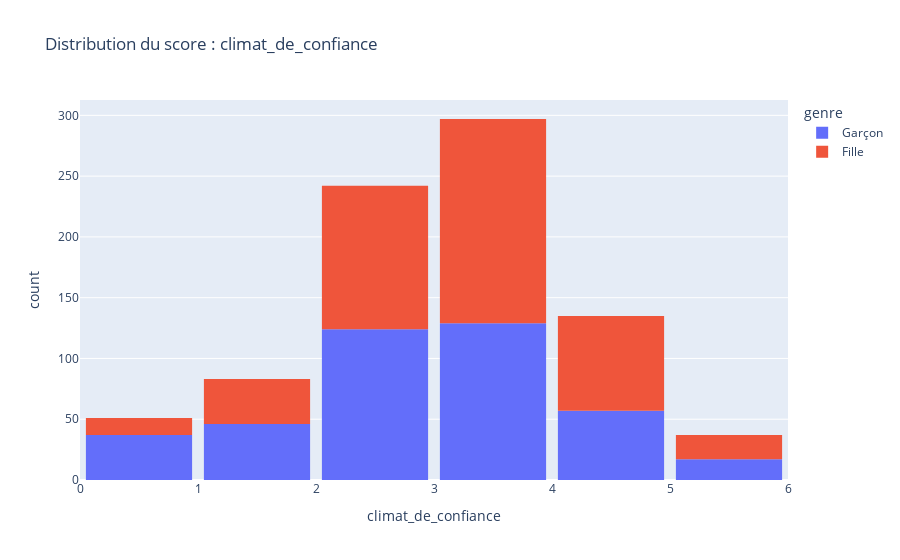
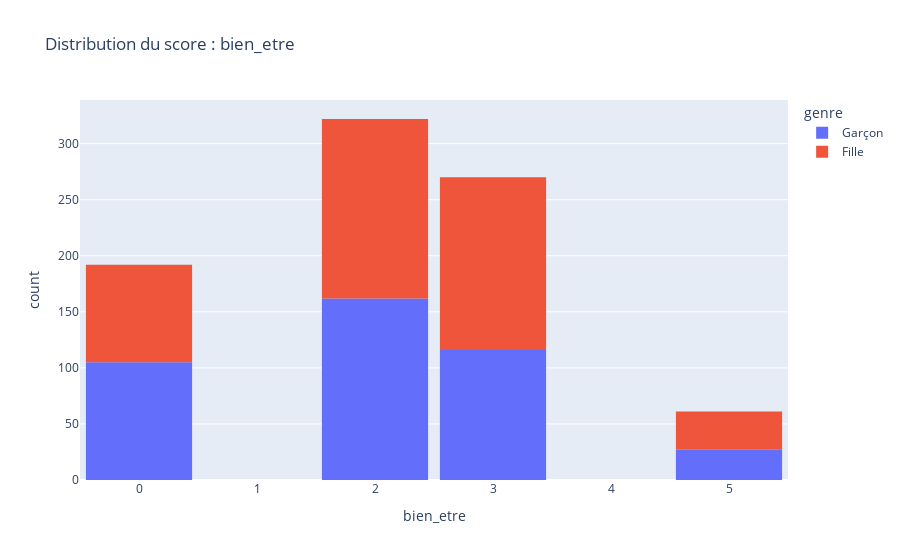
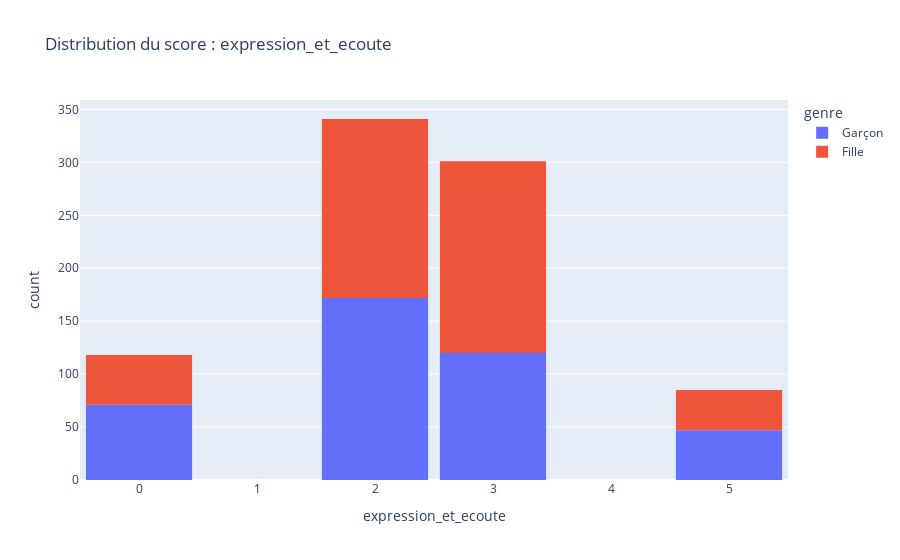
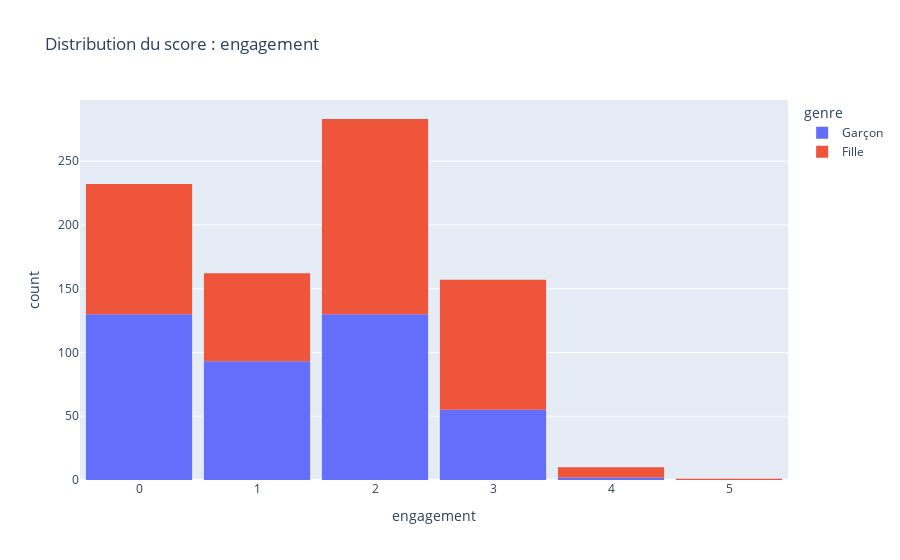

The notebook cell saved with these charts, in order:
### Code cell
def plot_score_distributions(df, score_columns):
    for score in score_columns:
        fig = px.histogram(df, x=score, nbins=6, title=f"Distribution du score : {score}",color="genre")
        fig.update_layout(bargap=0.1)
        fig.show()


plot_score_distributions(df_scores, score_axes.keys())

### Figure 1 — Plotly figure (JSON) as saved in the notebook; plotly's stock layout.template omitted (floating-point values rounded to 4 significant figures; data arrays with more than 128 entries replaced by an {"elided": "..."} marker saying what was removed)
{"data": [{"bingroup": "x", "hovertemplate": "genre=Garçon<br>climat_de_confiance=%{x}<br>count=%{y}<extra></extra>", "legendgroup": "Garçon", "marker": {"color": "#636efa", "pattern": {"shape": ""}}, "name": "Garçon", "nbinsx": 6, "orientation": "v", "showlegend": true, "type": "histogram", "x": {"elided": "410 float values"}, "xaxis": "x", "yaxis": "y"}, {"bingroup": "x", "hovertemplate": "genre=Fille<br>climat_de_confiance=%{x}<br>count=%{y}<extra></extra>", "legendgroup": "Fille", "marker": {"color": "#EF553B", "pattern": {"shape": ""}}, "name": "Fille", "nbinsx": 6, "orientation": "v", "showlegend": true, "type": "histogram", "x": {"elided": "435 float values"}, "xaxis": "x", "yaxis": "y"}], "layout": {"bargap": 0.1, "barmode": "relative", "legend": {"title": {"text": "genre"}, "tracegroupgap": 0}, "title": {"text": "Distribution du score : climat_de_confiance"}, "xaxis": {"anchor": "y", "domain": [0, 1], "title": {"text": "climat_de_confiance"}}, "yaxis": {"anchor": "x", "domain": [0, 1], "title": {"text": "count"}}}}

### Figure 2 — Plotly figure (JSON) as saved in the notebook; plotly's stock layout.template omitted (floating-point values rounded to 4 significant figures; data arrays with more than 128 entries replaced by an {"elided": "..."} marker saying what was removed)
{"data": [{"bingroup": "x", "hovertemplate": "genre=Garçon<br>bien_etre=%{x}<br>count=%{y}<extra></extra>", "legendgroup": "Garçon", "marker": {"color": "#636efa", "pattern": {"shape": ""}}, "name": "Garçon", "nbinsx": 6, "orientation": "v", "showlegend": true, "type": "histogram", "x": {"elided": "410 float values"}, "xaxis": "x", "yaxis": "y"}, {"bingroup": "x", "hovertemplate": "genre=Fille<br>bien_etre=%{x}<br>count=%{y}<extra></extra>", "legendgroup": "Fille", "marker": {"color": "#EF553B", "pattern": {"shape": ""}}, "name": "Fille", "nbinsx": 6, "orientation": "v", "showlegend": true, "type": "histogram", "x": {"elided": "435 float values"}, "xaxis": "x", "yaxis": "y"}], "layout": {"bargap": 0.1, "barmode": "relative", "legend": {"title": {"text": "genre"}, "tracegroupgap": 0}, "title": {"text": "Distribution du score : bien_etre"}, "xaxis": {"anchor": "y", "domain": [0, 1], "title": {"text": "bien_etre"}}, "yaxis": {"anchor": "x", "domain": [0, 1], "title": {"text": "count"}}}}

### Figure 3 — Plotly figure (JSON) as saved in the notebook; plotly's stock layout.template omitted (floating-point values rounded to 4 significant figures; data arrays with more than 128 entries replaced by an {"elided": "..."} marker saying what was removed)
{"data": [{"bingroup": "x", "hovertemplate": "genre=Garçon<br>expression_et_ecoute=%{x}<br>count=%{y}<extra></extra>", "legendgroup": "Garçon", "marker": {"color": "#636efa", "pattern": {"shape": ""}}, "name": "Garçon", "nbinsx": 6, "orientation": "v", "showlegend": true, "type": "histogram", "x": {"elided": "410 float values"}, "xaxis": "x", "yaxis": "y"}, {"bingroup": "x", "hovertemplate": "genre=Fille<br>expression_et_ecoute=%{x}<br>count=%{y}<extra></extra>", "legendgroup": "Fille", "marker": {"color": "#EF553B", "pattern": {"shape": ""}}, "name": "Fille", "nbinsx": 6, "orientation": "v", "showlegend": true, "type": "histogram", "x": {"elided": "435 float values"}, "xaxis": "x", "yaxis": "y"}], "layout": {"bargap": 0.1, "barmode": "relative", "legend": {"title": {"text": "genre"}, "tracegroupgap": 0}, "title": {"text": "Distribution du score : expression_et_ecoute"}, "xaxis": {"anchor": "y", "domain": [0, 1], "title": {"text": "expression_et_ecoute"}}, "yaxis": {"anchor": "x", "domain": [0, 1], "title": {"text": "count"}}}}

### Figure 4 — Plotly figure (JSON) as saved in the notebook; plotly's stock layout.template omitted (floating-point values rounded to 4 significant figures; data arrays with more than 128 entries replaced by an {"elided": "..."} marker saying what was removed)
{"data": [{"bingroup": "x", "hovertemplate": "genre=Garçon<br>engagement=%{x}<br>count=%{y}<extra></extra>", "legendgroup": "Garçon", "marker": {"color": "#636efa", "pattern": {"shape": ""}}, "name": "Garçon", "nbinsx": 6, "orientation": "v", "showlegend": true, "type": "histogram", "x": {"elided": "410 float values"}, "xaxis": "x", "yaxis": "y"}, {"bingroup": "x", "hovertemplate": "genre=Fille<br>engagement=%{x}<br>count=%{y}<extra></extra>", "legendgroup": "Fille", "marker": {"color": "#EF553B", "pattern": {"shape": ""}}, "name": "Fille", "nbinsx": 6, "orientation": "v", "showlegend": true, "type": "histogram", "x": {"elided": "435 float values"}, "xaxis": "x", "yaxis": "y"}], "layout": {"bargap": 0.1, "barmode": "relative", "legend": {"title": {"text": "genre"}, "tracegroupgap": 0}, "title": {"text": "Distribution du score : engagement"}, "xaxis": {"anchor": "y", "domain": [0, 1], "title": {"text": "engagement"}}, "yaxis": {"anchor": "x", "domain": [0, 1], "title": {"text": "count"}}}}
